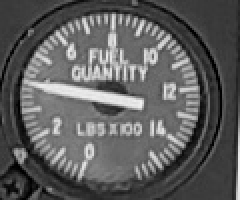
#> input picture img/pre_proc/test.jpg, 120 x 100 px (shown 2 times larger)
$ python file.py
#> lines starting #> are read from the running program, lines starting #| are printed output that depends on the picture; after the words box and inside, x2 and y2 are one past the last pixel; in counts of white or black regions, pixels touching at a corner belong together
import cv2
import numpy as np
import copy
img = cv2.imread('../img/pre_proc/test.jpg')
#> img is the input picture: shape (100, 120, 3); min 0, max 242, mean 94.1
# img = cv2.imread('../img/pre_proc/gauge.jpg')
# img = cv2.imread('../img/pre_proc/aem.jpg')
gray = cv2.cvtColor(img, cv2.COLOR_BGR2GRAY)
def createmask(img,gray):
    circles = cv2.HoughCircles(gray, cv2.HOUGH_GRADIENT, 1, 10000, param1 = 50, param2 = 30, minRadius = 0, maxRadius = 0)
#> circles = [[60.5, 49.5, 50.2]]
    height,width = gray.shape
#> height = 100; width = 120
    mask = np.zeros((height,width), np.uint8)
    for i in circles[0,:]:
        i[2]=i[2]+4
        cv2.circle(mask,(i[0],i[1]),i[2],(255,255,255),thickness=-1)
#> this loop made 1 pass
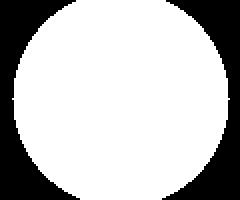
#> mask: shape (100, 120) (shown 2 times larger); 74.4% white; 2 black regions
    masked_data = cv2.bitwise_and(img, img, mask=mask)
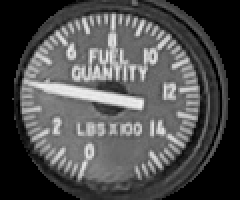
#> masked_data: shape (100, 120, 3) (shown 2 times larger); min 0, max 242, mean 78.8
    _,thresh = cv2.threshold(mask,1,255,cv2.THRESH_BINARY)
    contours = cv2.findContours(thresh,cv2.RETR_EXTERNAL,cv2.CHAIN_APPROX_SIMPLE)
#> contours = 1 contour; box (x1, y1, x2, y2) and area: (6, 0, 115, 100) 8779
#> (the run stopped early here; a loop or call above may not have finished)

$ run again, with img/pre_proc/gauge.jpg copied over img/pre_proc/test.jpg
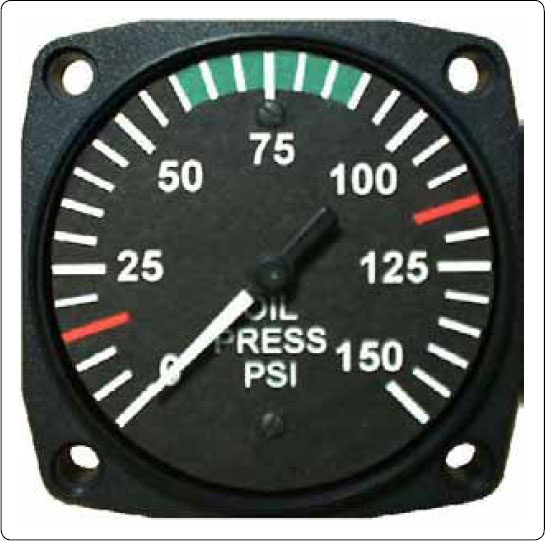
#> input picture img/pre_proc/gauge.jpg, 545 x 542 px
#> img is the input picture: shape (542, 545, 3); mean B, G, R 98.6, 102.4, 97.8
#> circles = [[268.5, 271.5, 231.7]]
#> the loop in createmask, `for i in circles[0,:]:` made 1 pass
#> after the loop in createmask, `for i in circles[0,:]:`:
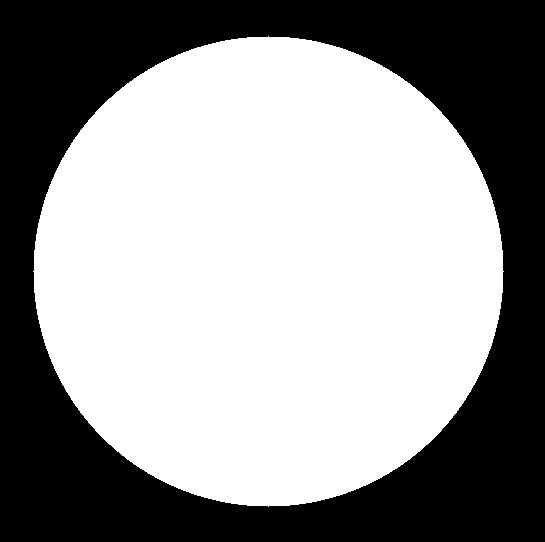
#> mask: shape (542, 545); 58.7% white; 1 black region
#> in createmask, `masked_data = cv2.bitwise_and(img, img, mask=mask)`:
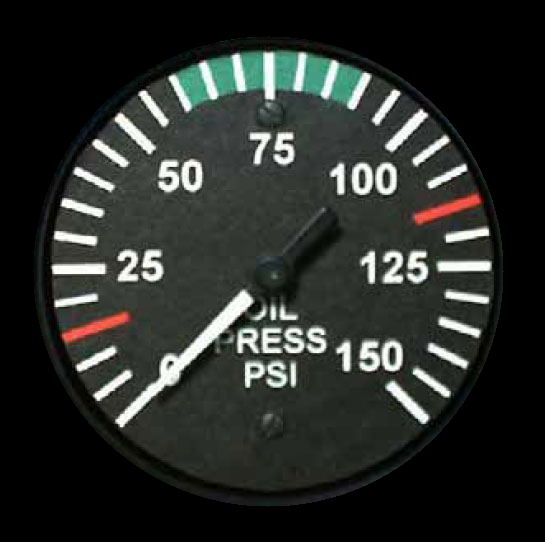
#> masked_data: shape (542, 545, 3); mean B, G, R 40.7, 44, 40.8
#> contours = 1 contour; box (x1, y1, x2, y2) and area: (33, 36, 504, 507) 172820
